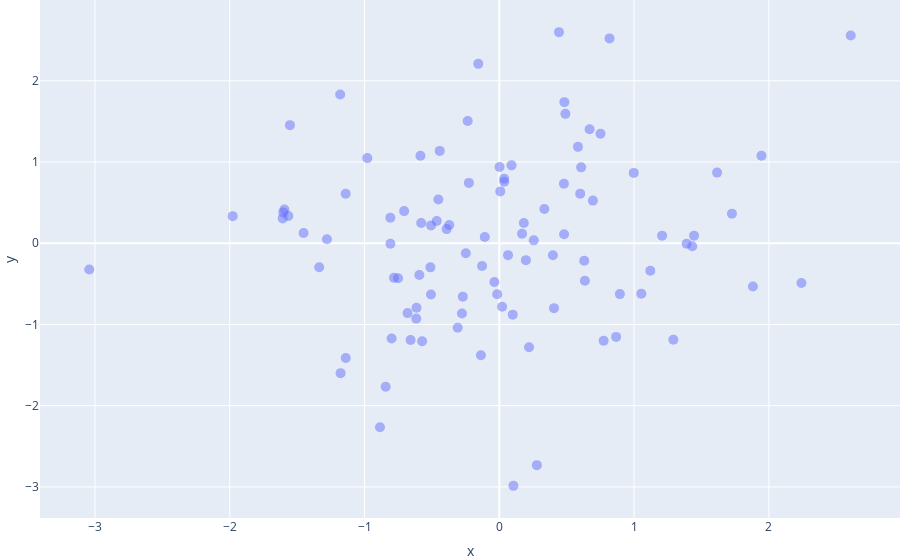

This figure's notebook cell:
### Code cell
import plotly.express as px
import numpy as np

# Assuming you have x and y data for your markers
x_data = np.random.normal(0, 1, 100)
y_data = np.random.normal(0, 1, 100)

# Create a scatter plot with markers
fig = px.scatter(x=x_data, y=y_data, title='Scatter Plot with KDE')

# Add KDE to the plot based on existing markers
fig.update_traces(marker=dict(size=10, opacity=0.5))  # Customize marker appearance if needed

# Add KDE to the plot using the 'marginal' parameter in plotly.express.scatter
fig.update_layout(
    margin=dict(t=0, r=0, l=0, b=0),  # Adjust margin for better layout
)

# Show the plot
fig.show()

### Figure 1 — Plotly figure (JSON) as saved in the notebook; plotly's stock layout.template omitted (floating-point values rounded to 4 significant figures)
{"data": [{"hovertemplate": "x=%{x}<br>y=%{y}<extra></extra>", "legendgroup": "", "marker": {"color": "#636efa", "opacity": 0.5, "size": 10, "symbol": "circle"}, "mode": "markers", "name": "", "orientation": "v", "showlegend": false, "type": "scatter", "x": [-0.5851, -0.1558, 1.208, -1.139, 1.12, -0.7063, -1.178, 0.3973, -0.5063, 1.39, -0.2257, -0.6141, 0.7507, -0.4641, 0.2208, -0.5793, 0.4795, 0.3343, 0.03637, 1.945, 0.6944, -1.336, 0.0207, -0.1278, 0.7741, -1.607, 0.03575, -0.03621, 0.1973, 1.616, -0.6583, 0.6699, -0.6159, -0.6806, 0.5835, 2.242, -0.5726, -1.181, 0.1047, 0.9974, 0.06477, 0.4902, 0.007373, 0.8663, -0.1077, -0.2708, 1.726, -1.565, 0.09076, 1.445, -0.8852, -1.14, 0.4429, -0.5113, 0.6351, 0.182, -0.9794, 0.6003, -0.4523, -1.978, -0.2771, 0.8177, 0.63, -0.3088, -0.2345, 1.054, -0.3907, 0.1686, 1.881, -1.452, 0.4827, -1.602, -0.3715, 0.4056, 2.607, -0.7813, -1.553, -0.7512, -0.808, 0.4806, -0.1361, -0.5932, -1.594, -1.279, -0.01572, -0.5071, 0.09966, -0.4422, -0.8433, -3.042, 0.8945, -0.2484, 0.2786, 1.291, 0.001869, 0.2557, 0.6072, -0.7988, 1.432, -0.8085], "xaxis": "x", "y": [1.078, 2.209, 0.09336, -1.413, -0.3387, 0.3956, -1.599, -0.1483, 0.2196, -0.007125, 0.7433, -0.7951, 1.349, 0.2731, -1.281, 0.2497, 0.7335, 0.422, 0.7574, 1.077, 0.525, -0.2962, -0.7823, -0.2805, -1.202, 0.3058, 0.7954, -0.4764, -0.2079, 0.8698, -1.191, 1.404, -0.9281, -0.8604, 1.187, -0.4899, -1.206, 1.831, -2.987, 0.8664, -0.1464, 1.593, 0.6384, -1.153, 0.07619, -0.6577, 0.3643, 0.3359, 0.9592, 0.09341, -2.266, 0.6085, 2.599, -0.2969, -0.4617, 0.2483, 1.048, 0.6108, 0.5392, 0.3336, -0.8658, 2.522, -0.2158, -1.041, 1.506, -0.622, 0.1739, 0.1176, -0.5321, 0.1263, 1.738, 0.3797, 0.2256, -0.7993, 2.557, -0.4262, 1.454, -0.4304, -0.005419, 0.1105, -1.379, -0.3904, 0.4153, 0.04954, -0.6275, -0.6321, -0.8793, 1.137, -1.766, -0.323, -0.6265, -0.1234, -2.732, -1.189, 0.9385, 0.03556, 0.9345, -1.172, -0.03671, 0.3146], "yaxis": "y"}], "layout": {"legend": {"tracegroupgap": 0}, "margin": {"b": 0, "l": 0, "r": 0, "t": 0}, "title": {"text": "Scatter Plot with KDE"}, "xaxis": {"anchor": "y", "domain": [0, 1], "title": {"text": "x"}}, "yaxis": {"anchor": "x", "domain": [0, 1], "title": {"text": "y"}}}}
